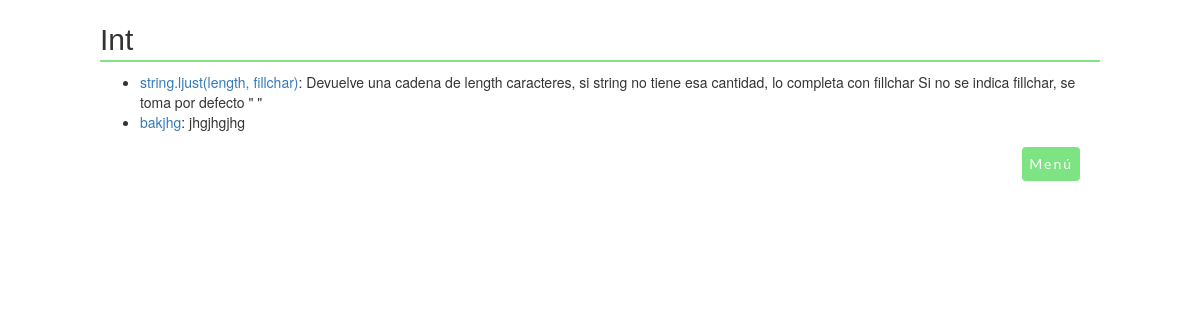
The page /apuntespy/2/ on the database its author committed.
### apuntespy/models.py (models this page shows, shortened)
class Tag(models.Model):
    tag_text = models.CharField(max_length=200, validators=[tag_unico])

class Tip(models.Model):
    tags = models.ManyToManyField(Tag, related_name="tips")
    tip_nombre = models.CharField(max_length=200, validators=[tip_unico])
    tip_descripcion = models.TextField()
    tip_ejemplo = models.TextField()
    def  __str__(self):
        return self.tip_nombre

### apuntespy/views.py (the view)
# urls.py: path('<int:pk>/', views.DetailView.as_view(), name='detail'),
class DetailView(generic.DetailView):
    model = Tag
    template_name = 'apuntespy/detail.html'

### apuntespy/templates/apuntespy/detail.html
{% load static %}
<link rel="stylesheet" href="//maxcdn.bootstrapcdn.com/bootstrap/3.2.0/css/bootstrap.min.css">
<link rel="stylesheet" href="//maxcdn.bootstrapcdn.com/bootstrap/3.2.0/css/bootstrap-theme.min.css">
<link rel="stylesheet" href="{% static 'apuntespy/apuntespy.css' %}">
<h1 class="titulo">{{ tag.tag_text }}</h1>
<ul>
{% for tip in tag.tips.all %}
    <li><a href="{% url 'apuntespy:results' tip.id %}">{{ tip }}</a>: {{ tip.tip_descripcion}}</li>
{% endfor %}
</ul>
            <nav>
                <ul id="submenu">
                    <li> <a href="{% url 'apuntespy:tag_list' %}" class="boton" >Menú</a></li>
                </ul>
            </nav>

### apuntespy/static/apuntespy/apuntespy.css (style rules this page uses)
nav { float: right; }
nav ul { float: right; margin: 0 15px 0 0; list-style: none; overflow: hidden }
nav ul li { float: right; }
nav ul li a { display: block; padding: 20px; color: #fff; text-decoration: none; }
.boton { background-clip: border-box; background: #7ee383; border: 2px solid #7ee383; border-radius: 4px; font-family: "Lato", sans-serif; letter-spacing: 2px; font-weight: normal; text-align: center; vertical-align: middle; white-space: normal; font-size: 14px; padding: 5px; margin: 5px; }
.titulo { font-family: "Unica One", sans-serif; border-bottom: 2px solid #2e2e2e; border-bottom-color: rgba(126, 227, 131, 0.984); font-size: 30px; line-height: 40px; }

### rows shown on the page
Tag: tag_text "Int"
Tip: tip_nombre "string.ljust(length, fillchar)", tip_descripcion "Devuelve una cadena de length caracteres, si string no tiene esa cantidad, lo completa con fillchar Si no se indica fillchar, se toma por defecto \" \""
Tip: tip_nombre "bakjhg", tip_descripcion "jhgjhgjhg"
